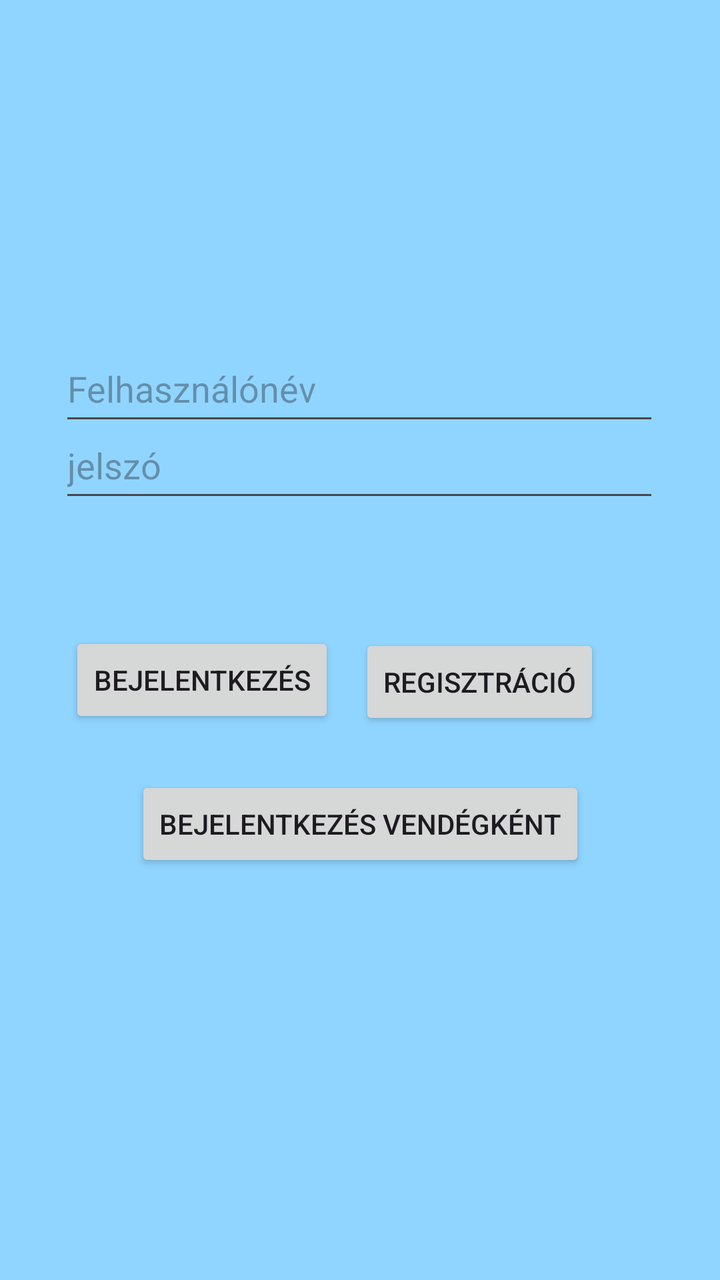
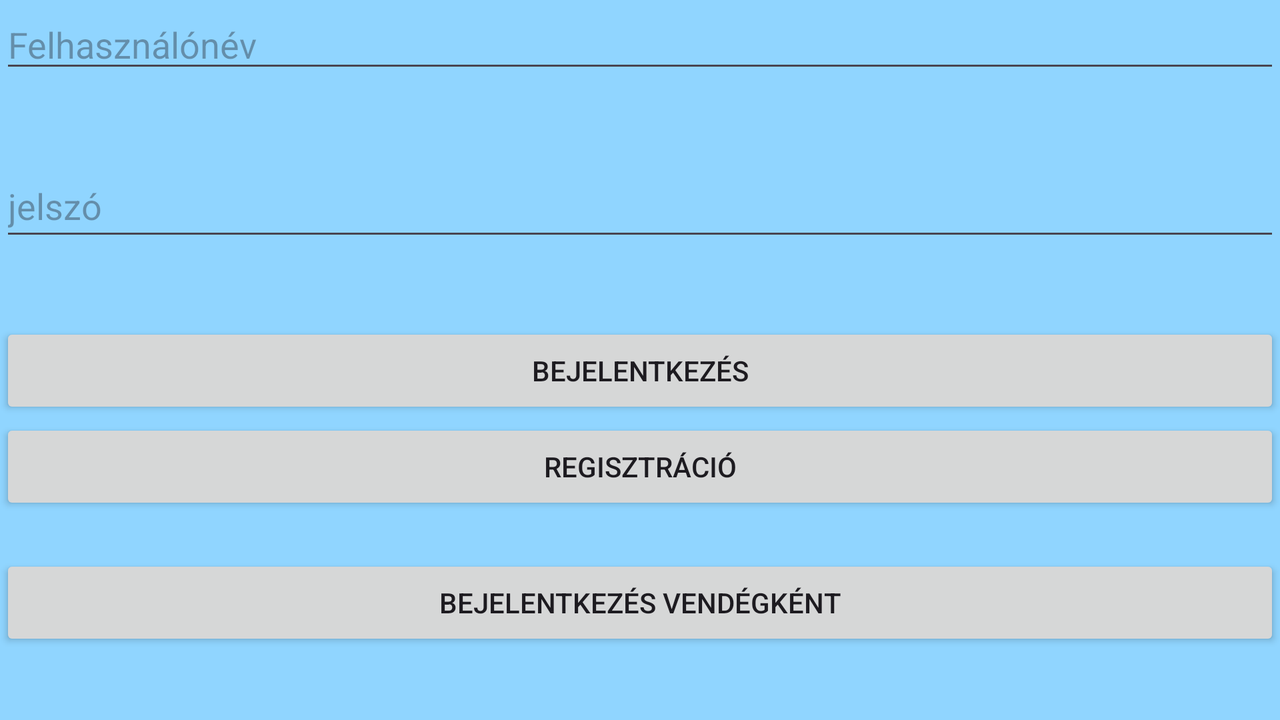

One screen, two layout resources from the same app: the default and the author's alternative for another configuration. Each is rendered where Android would select it; the XML of both is given below.
<!-- AndroidManifest.xml: application theme Theme.FlightApplication -->
<!-- res/layout/activity_main.xml -->
<?xml version="1.0" encoding="utf-8"?>
<androidx.constraintlayout.widget.ConstraintLayout xmlns:android="http://schemas.android.com/apk/res/android"
    xmlns:app="http://schemas.android.com/apk/res-auto"
    xmlns:tools="http://schemas.android.com/tools"
    android:layout_width="match_parent"
    android:layout_height="match_parent"
    android:background="@color/light_blue"
    tools:context=".MainActivity">

    <EditText
        android:id="@+id/ETUsername"
        android:layout_width="300dp"
        android:layout_height="50dp"
        android:layout_marginTop="192dp"
        android:ems="10"
        android:hint="@string/username"
        android:inputType="text"
        app:layout_constraintBottom_toTopOf="@+id/ETPassword"
        app:layout_constraintEnd_toEndOf="parent"
        app:layout_constraintHorizontal_bias="0.497"
        app:layout_constraintStart_toStartOf="parent"
        app:layout_constraintTop_toTopOf="parent"
        app:layout_constraintVertical_bias="0.676" />

    <EditText
        android:id="@+id/ETPassword"
        android:layout_width="300dp"
        android:layout_height="50dp"
        android:layout_marginBottom="384dp"
        android:ems="10"
        android:hint="@string/password"
        android:inputType="textPassword"
        app:layout_constraintBottom_toBottomOf="parent"
        app:layout_constraintEnd_toEndOf="parent"

        app:layout_constraintHorizontal_bias="0.497"
        app:layout_constraintStart_toStartOf="parent" />

    <Button
        android:id="@+id/login"
        android:layout_width="wrap_content"
        android:layout_height="wrap_content"
        android:layout_marginTop="60dp"
        android:onClick="login"
        android:text="@string/login"
        app:layout_constraintBottom_toBottomOf="parent"
        app:layout_constraintEnd_toStartOf="@+id/regist"
        app:layout_constraintHorizontal_bias="0.735"
        app:layout_constraintStart_toStartOf="parent"
        app:layout_constraintTop_toBottomOf="@+id/ETPassword"
        app:layout_constraintVertical_bias="0.0" />

    <Button
        android:id="@+id/regist"
        android:layout_width="wrap_content"
        android:layout_height="wrap_content"
        android:layout_marginTop="60dp"
        android:layout_marginEnd="60dp"
        android:layout_marginBottom="192dp"
        android:onClick="regist"
        android:text="@string/regist"
        app:layout_constraintBottom_toBottomOf="parent"
        app:layout_constraintEnd_toEndOf="parent"
        app:layout_constraintTop_toBottomOf="@+id/ETPassword"
        app:layout_constraintVertical_bias="0.011" />

    <Button
        android:id="@+id/anonim"
        android:layout_width="wrap_content"
        android:layout_height="wrap_content"
        android:layout_marginTop="132dp"
        android:onClick="LoginWithGuest"
        android:text="@string/anonim"
        app:layout_constraintBottom_toBottomOf="parent"
        app:layout_constraintEnd_toEndOf="parent"
        app:layout_constraintHorizontal_bias="0.502"
        app:layout_constraintStart_toStartOf="parent"
        app:layout_constraintTop_toBottomOf="@+id/ETPassword"
        app:layout_constraintVertical_bias="0.0"
        tools:ignore="MissingConstraints" />

</androidx.constraintlayout.widget.ConstraintLayout>
<!-- resources referenced by this layout -->
<resources>
  <color name="light_blue">#90D5FF</color>
  <string name="anonim">Bejelentkezés vendégként</string>
  <string name="login">Bejelentkezés</string>
  <string name="password">jelszó</string>
  <string name="regist">Regisztráció</string>
  <string name="username">Felhasználónév</string>
  <style name="Theme.FlightApplication" parent="Base.Theme.FlightApplication" />
  <style name="Base.Theme.FlightApplication" parent="Theme.Material3.DayNight.NoActionBar">
          
          
      </style>
</resources>
<!-- res/layout-land/activity_main.xml (the author's variant of the layout above) -->
<!-- drawn on the phone turned sideways -->
<?xml version="1.0" encoding="utf-8"?>
<LinearLayout xmlns:android="http://schemas.android.com/apk/res/android"
    xmlns:tools="http://schemas.android.com/tools"
    android:layout_width="match_parent"
    android:layout_height="match_parent"
    android:orientation="vertical"
    android:background="@color/light_blue"
    tools:context=".MainActivity">


    <EditText
        android:id="@+id/ETUsername"
        android:layout_width="match_parent"
        android:layout_height="wrap_content"
        android:layout_marginBottom="36dp"
        android:ems="10"
        android:inputType="text"
        android:hint="@string/username" />

    <EditText
        android:id="@+id/ETPassword"
        android:layout_width="match_parent"
        android:layout_height="wrap_content"
        android:layout_marginBottom="36dp"
        android:ems="10"
        android:minHeight="48dp"
        android:minWidth="48dp"
        android:inputType="textPassword"
        android:hint="@string/password"/>

    <Button
        android:id="@+id/login"
        android:layout_width="match_parent"
        android:layout_height="wrap_content"
        android:text="@string/login"
        android:onClick="login"/>

    <Button
        android:id="@+id/regist"
        android:layout_width="match_parent"
        android:layout_height="wrap_content"
        android:text="@string/regist"
        android:onClick="regist"/>

    <Button
        android:id="@+id/anonim"
        android:layout_width="match_parent"
        android:layout_height="wrap_content"
        android:layout_marginTop="20dp"
        android:onClick="LoginWithGuest"
        android:text="@string/anonim"

        tools:ignore="MissingConstraints" />

</LinearLayout>
